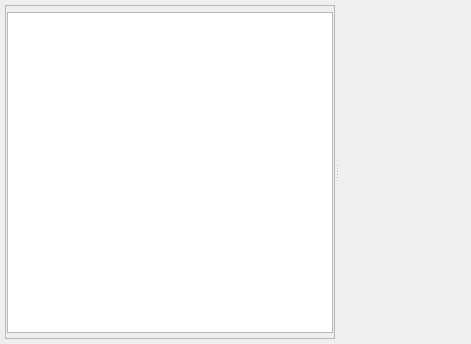
<?xml version="1.0" encoding="UTF-8"?>
<ui version="4.0">
 <class>SpeakerWidget</class>
 <widget class="QWidget" name="SpeakerWidget">
  <property name="geometry">
   <rect>
    <x>0</x>
    <y>0</y>
    <width>471</width>
    <height>344</height>
   </rect>
  </property>
  <property name="sizePolicy">
   <sizepolicy hsizetype="Expanding" vsizetype="Expanding">
    <horstretch>0</horstretch>
    <verstretch>0</verstretch>
   </sizepolicy>
  </property>
  <property name="windowTitle">
   <string>Form</string>
  </property>
  <layout class="QVBoxLayout" name="verticalLayout">
   <property name="spacing">
    <number>5</number>
   </property>
   <property name="leftMargin">
    <number>5</number>
   </property>
   <property name="topMargin">
    <number>5</number>
   </property>
   <property name="rightMargin">
    <number>5</number>
   </property>
   <property name="bottomMargin">
    <number>5</number>
   </property>
   <item>
    <widget class="QSplitter" name="splitter">
     <property name="orientation">
      <enum>Qt::Horizontal</enum>
     </property>
     <widget class="QFrame" name="frame">
      <property name="frameShape">
       <enum>QFrame::StyledPanel</enum>
      </property>
      <property name="frameShadow">
       <enum>QFrame::Raised</enum>
      </property>
      <layout class="QVBoxLayout" name="verticalLayout_2">
       <property name="spacing">
        <number>1</number>
       </property>
       <property name="leftMargin">
        <number>1</number>
       </property>
       <property name="topMargin">
        <number>5</number>
       </property>
       <property name="rightMargin">
        <number>1</number>
       </property>
       <property name="bottomMargin">
        <number>5</number>
       </property>
       <item>
        <widget class="qf::qmlwidgets::TableViewToolBar" name="tblPunchesToolBar" native="true"/>
       </item>
       <item>
        <widget class="PunchesTableView" name="tblPunches">
         <property name="showDropIndicator" stdset="0">
          <bool>false</bool>
         </property>
         <property name="dragEnabled">
          <bool>true</bool>
         </property>
         <property name="dragDropMode">
          <enum>QAbstractItemView::DragOnly</enum>
         </property>
        </widget>
       </item>
      </layout>
     </widget>
     <widget class="CodeClassResultsWidget" name="classResults" native="true"/>
    </widget>
   </item>
  </layout>
 </widget>
 <customwidgets>
  <customwidget>
   <class>qf::qmlwidgets::TableViewToolBar</class>
   <extends>QWidget</extends>
   <header>qf/qmlwidgets/tableviewtoolbar.h</header>
   <container>1</container>
  </customwidget>
  <customwidget>
   <class>PunchesTableView</class>
   <extends>QTableView</extends>
   <header>plugins/Speaker/src/punchestableview.h</header>
  </customwidget>
  <customwidget>
   <class>CodeClassResultsWidget</class>
   <extends>QWidget</extends>
   <header>plugins/Speaker/src/codeclassresultswidget.h</header>
   <container>1</container>
  </customwidget>
 </customwidgets>
 <resources/>
 <connections/>
</ui>
